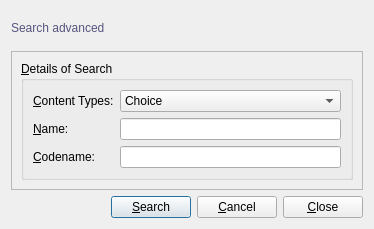
<?xml version="1.0" encoding="UTF-8"?>
<ui version="4.0">
 <class>PermissionSearch</class>
 <widget class="QDialog" name="PermissionSearch">
  <property name="geometry">
   <rect>
    <x>0</x>
    <y>0</y>
    <width>374</width>
    <height>229</height>
   </rect>
  </property>
  <property name="windowTitle">
   <string>Search advanced</string>
  </property>
  <property name="windowIcon">
   <iconset resource="resources.qrc">
    <normaloff>:/default/static/default/icons/22x22/face-devilish.png</normaloff>:/default/static/default/icons/22x22/face-devilish.png</iconset>
  </property>
  <layout class="QGridLayout" name="gridLayout">
   <item row="0" column="0">
    <layout class="QHBoxLayout" name="horizontalLayout_2">
     <item>
      <widget class="QLabel" name="titleLabel">
       <property name="styleSheet">
        <string notr="true">color: rgb(85, 85, 127);
font: 75 14pt &quot;DejaVu Sans Mono&quot;;</string>
       </property>
       <property name="text">
        <string>Search advanced</string>
       </property>
      </widget>
     </item>
     <item>
      <spacer name="horizontalSpacer">
       <property name="orientation">
        <enum>Qt::Horizontal</enum>
       </property>
       <property name="sizeHint" stdset="0">
        <size>
         <width>40</width>
         <height>20</height>
        </size>
       </property>
      </spacer>
     </item>
    </layout>
   </item>
   <item row="1" column="0">
    <widget class="QFrame" name="frame">
     <property name="frameShape">
      <enum>QFrame::StyledPanel</enum>
     </property>
     <property name="frameShadow">
      <enum>QFrame::Raised</enum>
     </property>
     <layout class="QGridLayout" name="gridLayout_2">
      <item row="0" column="0">
       <widget class="QGroupBox" name="detailsSearchGroupBox">
        <property name="title">
         <string>&amp;Details of Search</string>
        </property>
        <layout class="QFormLayout" name="formLayout">
         <item row="0" column="0">
          <widget class="QLabel" name="contentTypesLabel">
           <property name="text">
            <string>&amp;Content Types:</string>
           </property>
           <property name="buddy">
            <cstring>contentTypesComboBox</cstring>
           </property>
          </widget>
         </item>
         <item row="0" column="1">
          <widget class="QComboBox" name="contentTypesComboBox">
           <item>
            <property name="text">
             <string>Choice</string>
            </property>
           </item>
          </widget>
         </item>
         <item row="1" column="0">
          <widget class="QLabel" name="nameLabel">
           <property name="text">
            <string>&amp;Name:</string>
           </property>
           <property name="buddy">
            <cstring>nameLineEdit</cstring>
           </property>
          </widget>
         </item>
         <item row="1" column="1">
          <widget class="QLineEdit" name="nameLineEdit"/>
         </item>
         <item row="2" column="0">
          <widget class="QLabel" name="codenameLabel">
           <property name="text">
            <string>&amp;Codename:</string>
           </property>
           <property name="buddy">
            <cstring>codenameLineEdit</cstring>
           </property>
          </widget>
         </item>
         <item row="2" column="1">
          <widget class="QLineEdit" name="codenameLineEdit"/>
         </item>
        </layout>
       </widget>
      </item>
     </layout>
    </widget>
   </item>
   <item row="2" column="0">
    <layout class="QHBoxLayout" name="horizontalLayout">
     <item>
      <spacer name="horizontalSpacer_2">
       <property name="orientation">
        <enum>Qt::Horizontal</enum>
       </property>
       <property name="sizeHint" stdset="0">
        <size>
         <width>40</width>
         <height>20</height>
        </size>
       </property>
      </spacer>
     </item>
     <item>
      <widget class="QPushButton" name="searchPushButton">
       <property name="text">
        <string>&amp;Search</string>
       </property>
       <property name="icon">
        <iconset resource="resources.qrc">
         <normaloff>:/default/static/default/icons/22x22/dialog-ok-apply.png</normaloff>:/default/static/default/icons/22x22/dialog-ok-apply.png</iconset>
       </property>
       <property name="shortcut">
        <string>Ctrl+S</string>
       </property>
      </widget>
     </item>
     <item>
      <widget class="QPushButton" name="cancelPushButton">
       <property name="text">
        <string>&amp;Cancel</string>
       </property>
       <property name="icon">
        <iconset resource="resources.qrc">
         <normaloff>:/default/static/default/icons/22x22/dialog-cancel.png</normaloff>:/default/static/default/icons/22x22/dialog-cancel.png</iconset>
       </property>
       <property name="shortcut">
        <string>Ctrl+Shift+W</string>
       </property>
      </widget>
     </item>
     <item>
      <widget class="QPushButton" name="closePushButton">
       <property name="text">
        <string>&amp;Close</string>
       </property>
       <property name="icon">
        <iconset resource="resources.qrc">
         <normaloff>:/default/static/default/icons/22x22/window-close.png</normaloff>:/default/static/default/icons/22x22/window-close.png</iconset>
       </property>
       <property name="shortcut">
        <string>Ctrl+W</string>
       </property>
      </widget>
     </item>
    </layout>
   </item>
  </layout>
 </widget>
 <tabstops>
  <tabstop>searchPushButton</tabstop>
  <tabstop>cancelPushButton</tabstop>
 </tabstops>
 <resources>
  <include location="resources.qrc"/>
 </resources>
 <connections/>
</ui>
